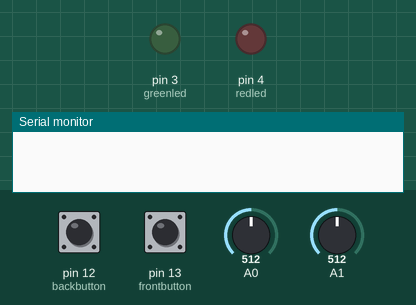
Simulated run of this sketch. Board: Arduino Uno, built with avr-gcc and run on an emulated ATmega328P. Shown: output pins drawn as LEDs (lit = HIGH), the last lines printed to the serial monitor. The test bench sets the inputs (shaded band); at power-on: pin 12 (backbutton) HIGH, pin 13 (frontbutton) HIGH, A0 = 512, A1 = 512.

Above: at 1.2 s.
1.3 s: pin 12 (backbutton) pulled LOW for 0.15 s
At 1.4 s:
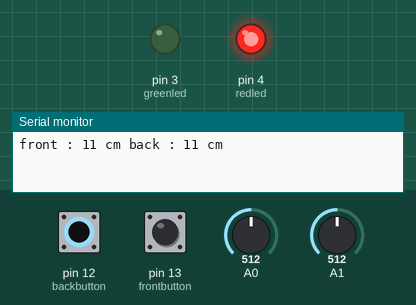
3.0 s: pin 12 (backbutton) pulled LOW for 3.2 s
At 7.3 s:
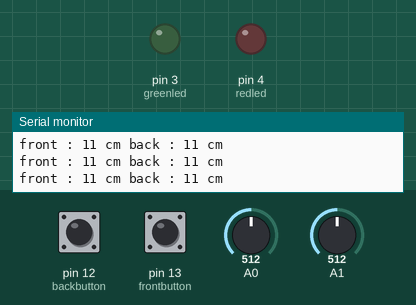
Timing chart, 0 to 8.8 s (numbered marks = the images above; inputs shaded):
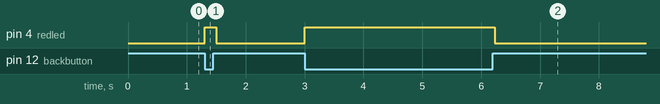

Measured:
- after the input at 1.3 s, pin 4 (redled): LOW → HIGH at once, → LOW 0.20 s later
- after the input at 3.0 s, pin 4 (redled): LOW → HIGH at once, → LOW 3.2 s later

The sketch:

NHJ-JHK_front_back_led.ino
```cpp
int greenled = 3;
int redled = 4;
int frontbutton = 13;
int backbutton=12;

int frontdistance = 0;
int backdistance = 0;

void setup() {
  Serial.begin(9600);
  pinMode(greenled, OUTPUT);
  pinMode(redled, OUTPUT);
  pinMode(frontbutton, INPUT_PULLUP);  // 내부 풀업 사용
  pinMode(backbutton, INPUT_PULLUP);  // 내부 풀업 사용

  digitalWrite(greenled, LOW);
  digitalWrite(redled, LOW);
}

void loop() {
  int frontcurrentbutton = digitalRead(frontbutton);
  int backcurrentbutton = digitalRead(backbutton);

// //전진
//   if (frontcurrentbutton == LOW) {  // 버튼이 눌렸을 때만
//     digitalWrite(greenled, HIGH);

//     int frontvolt = map(analogRead(A0), 0, 1023, 0, 5000);
//     frontdistance = (27.61 / (frontvolt - 0.1696)) * 1000;
//     int backvolt = map(analogRead(A1), 0, 1023, 0, 5000);
//     backdistance = (27.61 / (backvolt - 0.1696)) * 1000;

//     Serial.print("front : ");
//     Serial.print(frontdistance);
//     Serial.print(" cm ");
//     Serial.print("back : ");
//     Serial.print(backdistance);
//     Serial.println(" cm");

//     if (frontdistance <= 15 ) {
//       digitalWrite(greenled, LOW);
//       digitalWrite(redled, HIGH);
//     } else {
//       digitalWrite(redled, LOW);
//     }

//   } else {
//     // 버튼에서 손을 떼면 LED들 꺼짐
//     digitalWrite(greenled, LOW);
//     digitalWrite(redled, LOW);
//   }

  //후진
  if (backcurrentbutton == LOW) {  // 버튼이 눌렸을 때만
    digitalWrite(greenled, HIGH);

    int frontvolt = map(analogRead(A0), 0, 1023, 0, 5000);
    frontdistance = (27.61 / (frontvolt - 0.1696)) * 1000;
    int backvolt = map(analogRead(A1), 0, 1023, 0, 5000);
    backdistance = (27.61 / (backvolt - 0.1696)) * 1000;

    Serial.print("front : ");
    Serial.print(frontdistance);
    Serial.print(" cm ");
    Serial.print("back : ");
    Serial.print(backdistance);
    Serial.println(" cm");

    if ( backdistance <= 15) {
      digitalWrite(greenled, LOW);
      digitalWrite(redled, HIGH);
    } else {
      digitalWrite(redled, LOW);
    }

  } else {
    // 버튼에서 손을 떼면 LED들 꺼짐
    digitalWrite(greenled, LOW);
    digitalWrite(redled, LOW);
  }

  delay(100);  // 깜빡임 방지 및 너무 잦은 측정 방지
}
```
